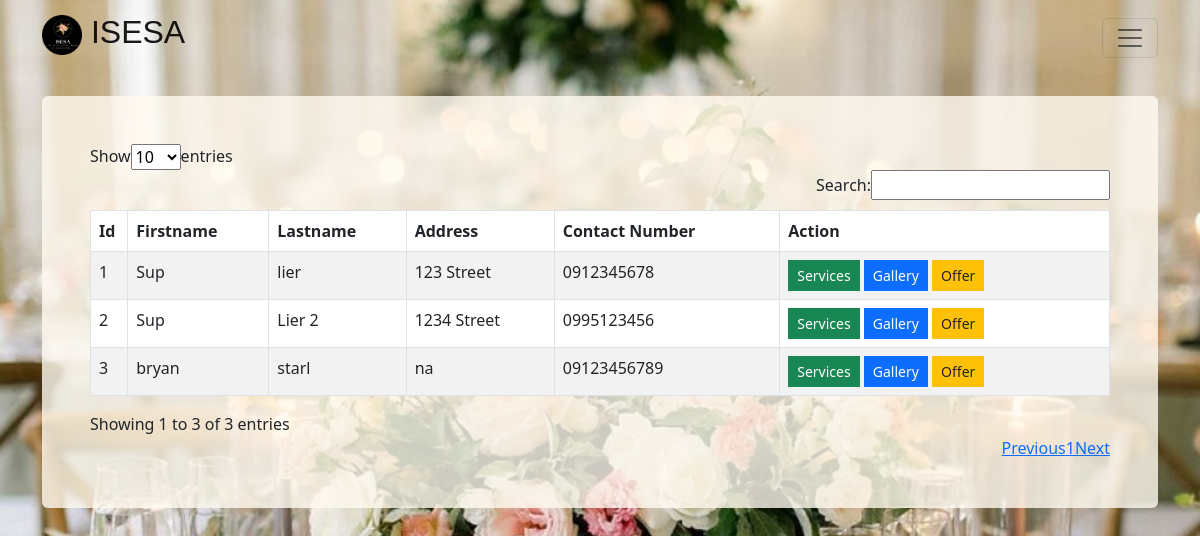
/client/index.php (signed in), run on the app's committed database.
### tables this page shows
CREATE TABLE `accounts` (
  `account_id` int(11) NOT NULL,
  `email` varchar(250) NOT NULL,
  `pwd` varchar(250) NOT NULL,
  `supplier_title` varchar(250) DEFAULT NULL,
  `firstname` varchar(250) NOT NULL,
  `lastname` varchar(250) NOT NULL,
  `address` varchar(250) NOT NULL,
  `contact_number` varchar(250) NOT NULL,
  `services` text NOT NULL,
  `account_type` varchar(250) NOT NULL,
  `account_status` varchar(20) NOT NULL DEFAULT 'Pending',
  `code` varchar(20) NOT NULL,
  `category` varchar(50) NOT NULL
);

### client/index.php (the view, shortened to what this page needs)
<?php
$connect = mysqli_connect("localhost", "root", "", "isesadb");
 ?>
<!DOCTYPE html>
<html>
<head>
	<link href="https://cdn.jsdelivr.net/npm/bootstrap@5.2.0/dist/css/bootstrap.min.css" rel="stylesheet">
    <link rel="stylesheet" href="https://cdnjs.cloudflare.com/ajax/libs/font-awesome/4.7.0/css/font-awesome.min.css">
<link rel="stylesheet" type="text/css" href="asset/css/style.css">
</head>
<body style="background-image: url('asset/images/bg.jpg'); background-repeat: no-repeat; background-size: cover; background-attachment: fixed; background-position: center; ">
<?php include('asset/include/navbar.php'); ?>
<div class="container mt-5 pt-5">
   <?php
   if (isset($_SESSION['account_id'])) { ?>
   <div class="p-5 table-responsive rounded" style="background-color: rgba(255, 250, 240, 0.8);">
        <table id="example" class="table bg-white table-striped table-bordered" cellspacing="0" width="100%">
        <thead>
            <tr>
                <th>Id</th>
                <th>Firstname</th>
                <th>Lastname</th>
                <th>Address</th>
                <th>Contact Number</th>
                <th>Action</th>
            </tr>
        </thead>
        <tbody>
          <?php
            $query = "SELECT * FROM accounts WHERE account_type = 'supplier'";
            $result = mysqli_query($connect, $query);
            $id = 1;
            while($row = mysqli_fetch_array($result)){
          ?>
            <tr>
                <td><?php echo $id; ?></td>
                <td><?php echo $row['firstname'] ?></td>
                <td><?php echo $row['lastname'] ?></td>
                <td><?php echo $row['address'] ?></td>
                <td><?php echo $row['contact_number'] ?></td>
                <td>
                  <a href="services.php?account_id=<?php echo $row['account_id'] ?>" class="btn btn-success btn-sm rounded-0">Services</a>
                  <a href="gallery.php?account_id=<?php echo $row['account_id'] ?>" class="btn btn-primary btn-sm rounded-0">Gallery</a>
                  <a href="offer.php?account_id=<?php echo $row['account_id'] ?>" class="btn btn-warning text-dark btn-sm rounded-0">Offer</a>
                </td>
            </tr>
          <?php $id++; } ?>
        </tbody>
    </table>
      </div>
   <?php }else { ?>
   <?php } ?>
</div>
</body>
</html>

### data on the page
accounts: firstname "Sup", lastname "lier", address "123 Street", contact_number "0912345678"
accounts: firstname "Sup", lastname "Lier 2", address "1234 Street", contact_number "0995123456"
accounts: firstname "bryan", lastname "starl", address "na", contact_number "09123456789"
